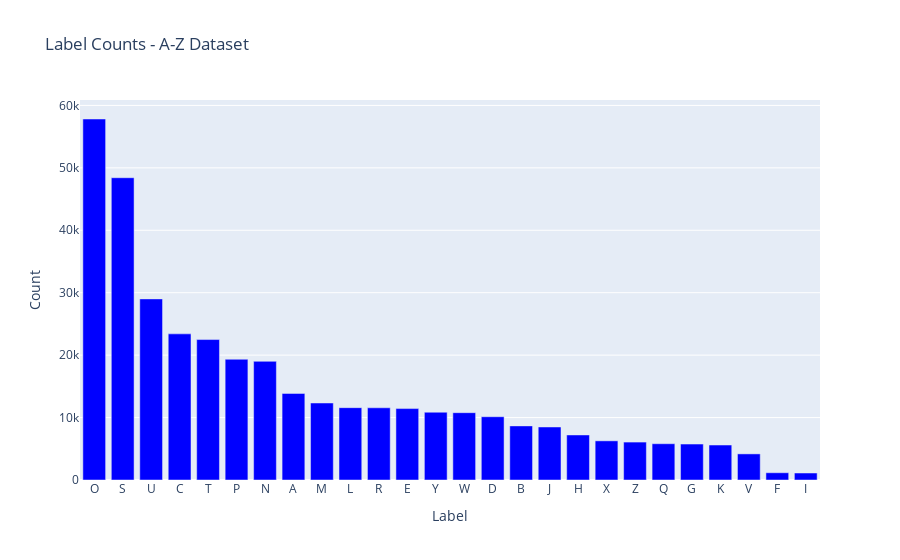

Source (notebook cell):
### Code cell
import plotly.graph_objects as go
import pandas as pd

# Create a DataFrame with label counts
label_counts = A_Z_df['label'].value_counts().reset_index()

# Create a bar chart
fig = go.Figure(data=go.Bar(
    x=label_counts['index'],
    y=label_counts['label'],
    marker_color='blue'
))

# Set the axis labels and title
fig.update_layout(
    xaxis=dict(title='Label'),
    yaxis=dict(title='Count'),
    title='Label Counts - A-Z Dataset'
)

# Show the chart
fig.show()

### Figure 1 — Plotly figure (JSON) as saved in the notebook; plotly's stock layout.template omitted (floating-point values rounded to 4 significant figures)
{"data": [{"marker": {"color": "blue"}, "type": "bar", "x": ["O", "S", "U", "C", "T", "P", "N", "A", "M", "L", "R", "E", "Y", "W", "D", "B", "J", "H", "X", "Z", "Q", "G", "K", "V", "F", "I"], "y": [57825, 48419, 29008, 23409, 22495, 19341, 19010, 13870, 12336, 11586, 11566, 11440, 10859, 10784, 10134, 8668, 8493, 7218, 6272, 6076, 5812, 5762, 5603, 4182, 1163, 1120]}], "layout": {"title": {"text": "Label Counts - A-Z Dataset"}, "xaxis": {"title": {"text": "Label"}}, "yaxis": {"title": {"text": "Count"}}}}
